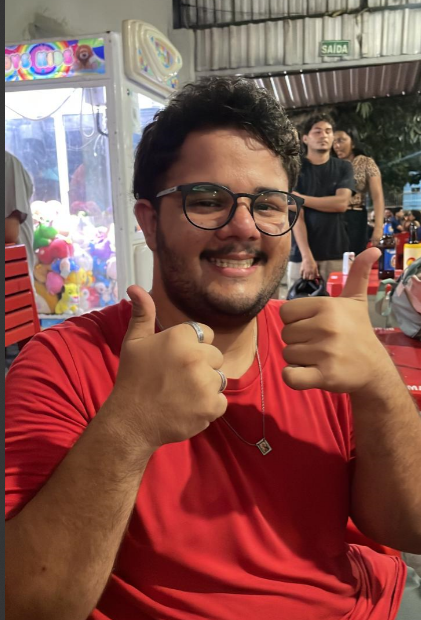
#> input picture Trabalho4_trans-inten_PI/image4.png, 421 x 620 px
$ python trabalho4_PI.py
#> lines starting #> are read from the running program, lines starting #| are printed output that depends on the picture
#> in carregar_ou_gerar_imagem, img is the input picture: shape (620, 421, 3); mean B, G, R 77.4, 84.4, 133.1
import cv2
import numpy as np
import matplotlib.pyplot as plt
import time

# =========================================================
# CONFIGURAÇÃO: NOME DO ARQUIVO DE IMAGEM
# =========================================================
NOME_IMAGEM_ENTRADA = "image4.png"
# =========================================================

# -------------------------
# Funções de Transformação de Intensidade
# -------------------------
def transformacao_negativa(img):
    """Calcula o negativo da imagem."""
    # Transforma pixels P em P_neg = 255 - P
    return 255 - img
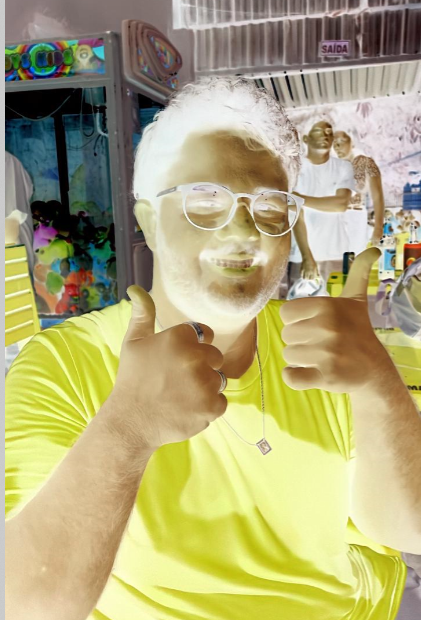
#> returned value: shape (620, 421, 3); mean of channels 0, 1, 2 121.9, 170.6, 177.6; drawn as B, G, R

def transformacao_logaritmica(img, c=1.0):
    """
    Aplica a transformação logarítmica para expandir valores escuros.
    f(P) = c * log(1 + P)
    """
#> called with c = 1
    img_float = img.astype(np.float32) + 1
    log_transformed = c * np.log(img_float)
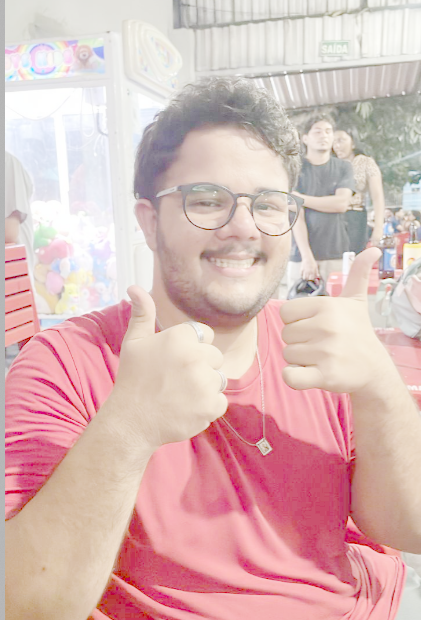
#> log_transformed: shape (620, 421, 3) float32; mean R, G, B 4.77, 4.05, 4.02; drawn with min black and max white
    # Normaliza e converte de volta para o tipo original
    normalized = (log_transformed / np.max(log_transformed)) * 255
    return normalized.astype(np.uint8)
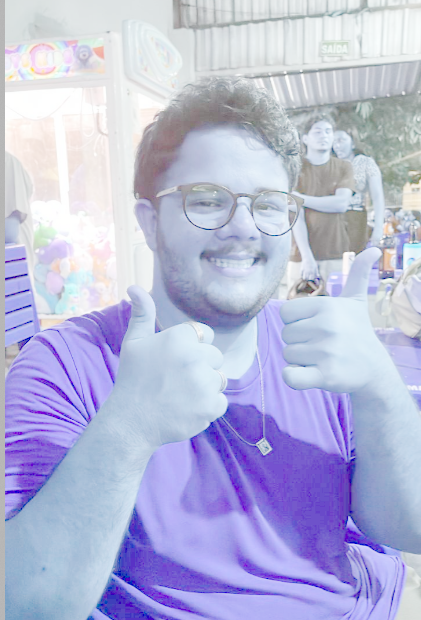
#> returned value: shape (620, 421, 3); mean of channels 0, 1, 2 218.7, 185.8, 184.2; drawn as B, G, R

def transformacao_potencia(img, gamma=1.5):
    """
    Aplica a transformação de potência (correção gama).
    f(P) = P^gamma
    """
#> called with gamma = 1.5
    # Normaliza os valores de pixel para o intervalo [0, 1]
    normalized_img = img.astype(np.float32) / 255.0
    # Aplica a transformação de potência
    gamma_corrected = np.power(normalized_img, gamma)
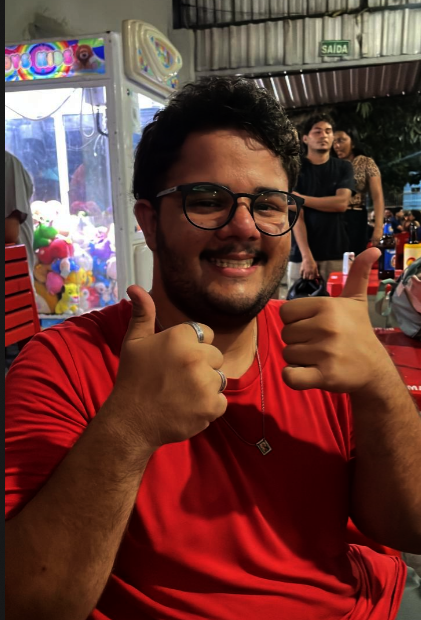
#> gamma_corrected: shape (620, 421, 3) float32; mean R, G, B 0.406, 0.23, 0.205
    # Re-escala para o intervalo [0, 255]
    return (gamma_corrected * 255).astype(np.uint8)
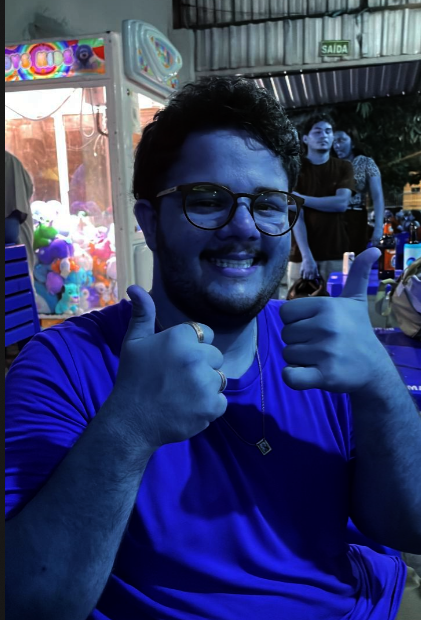
#> returned value: shape (620, 421, 3); mean of channels 0, 1, 2 103, 58.1, 51.8; drawn as B, G, R

# -------------------------
# Função para carregar ou gerar a imagem
# -------------------------
def carregar_ou_gerar_imagem(nome_arquivo):
    img = cv2.imread(nome_arquivo)
    if img is None:
        print(f"Arquivo '{nome_arquivo}' não encontrado. Gerando uma imagem de teste...")
        largura, altura = 256, 256
        img_teste = np.zeros((altura, largura, 3), dtype=np.uint8)

        # Desenha um gradiente de cinza para testar as transformações
        for y in range(altura):
            img_teste[y, :, 0] = y
            img_teste[y, :, 1] = y
            img_teste[y, :, 2] = y

        cv2.imwrite(nome_arquivo, img_teste)
        img = cv2.imread(nome_arquivo)

    return cv2.cvtColor(img, cv2.COLOR_BGR2RGB)

# -------------------------
# Execução principal do script
# -------------------------
if __name__ == "__main__":
    img = carregar_ou_gerar_imagem(NOME_IMAGEM_ENTRADA)
    if img is None:
        exit()

    # Dicionário para armazenar resultados e tempos
    resultados = {}

    # --- Medição de Tempo e Execução das Transformações ---

    # Transformação Negativa
    start_time_neg = time.time()
    img_neg = transformacao_negativa(img)
    end_time_neg = time.time()
    resultados['Negativa'] = (img_neg, end_time_neg - start_time_neg)

    # Transformação Logarítmica
    start_time_log = time.time()
    img_log = transformacao_logaritmica(img)
    end_time_log = time.time()
    resultados['Logarítmica'] = (img_log, end_time_log - start_time_log)

    # Transformação de Potência
    start_time_pot = time.time()
    img_pot = transformacao_potencia(img, gamma=1.5)
    end_time_pot = time.time()
    resultados['Potência (γ=1.5)'] = (img_pot, end_time_pot - start_time_pot)

    # --- Exibição dos Resultados ---
    fig, axes = plt.subplots(1, 4, figsize=(15, 5))
    axes = axes.flatten()

    # Plota a imagem original
    axes[0].imshow(img)
    axes[0].set_title('Imagem Original')
    axes[0].axis('off')

    # Plota os resultados das transformações
    axes[1].imshow(resultados['Negativa'][0])
    axes[1].set_title(f"Negativa\nTempo: {resultados['Negativa'][1]:.4f}s")
    axes[1].axis('off')

    axes[2].imshow(resultados['Logarítmica'][0])
    axes[2].set_title(f"Logarítmica\nTempo: {resultados['Logarítmica'][1]:.4f}s")
    axes[2].axis('off')

    axes[3].imshow(resultados['Potência (γ=1.5)'][0])
    axes[3].set_title(f"Potência (γ=1.5)\nTempo: {resultados['Potência (γ=1.5)'][1]:.4f}s")
    axes[3].axis('off')

    plt.tight_layout()
    plt.show()

$ run again, with Trabalho4_trans-inten_PI/image1.png copied over Trabalho4_trans-inten_PI/image4.png
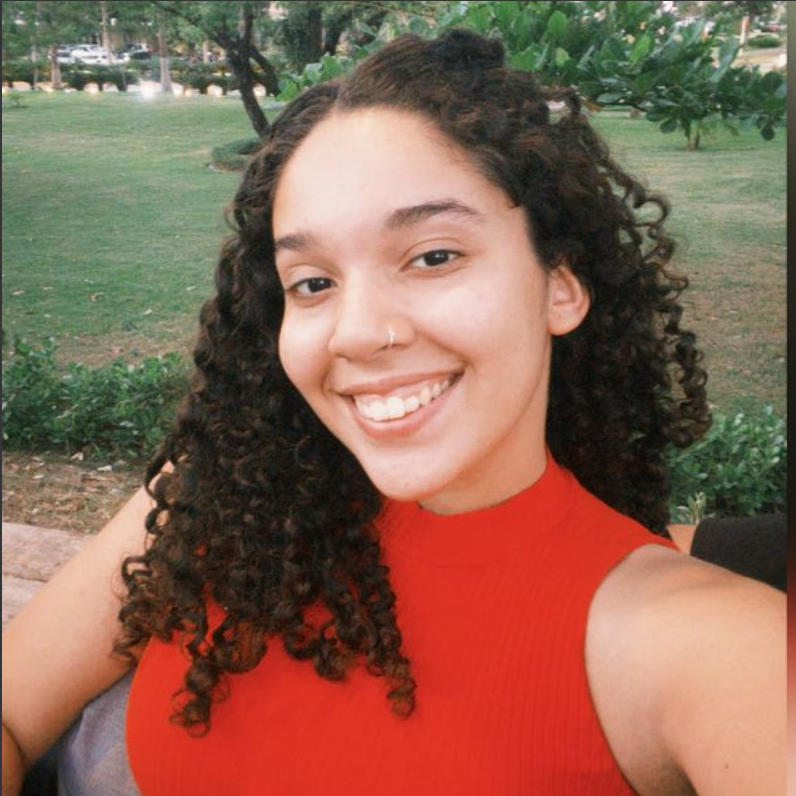
#> input picture Trabalho4_trans-inten_PI/image1.png, 796 x 796 px
#> in carregar_ou_gerar_imagem, img is the input picture: shape (796, 796, 3); mean B, G, R 83.2, 101, 137.8
#> in transformacao_potencia, `gamma_corrected = np.power(normalized_img, gamma)`:
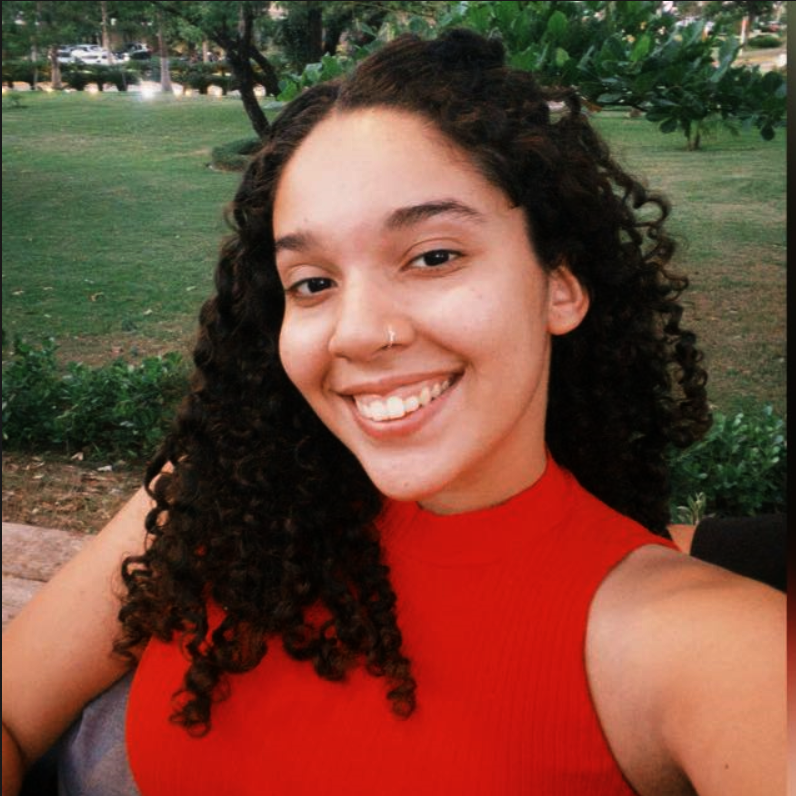
#> gamma_corrected: shape (796, 796, 3) float32; mean R, G, B 0.443, 0.281, 0.216
#> in transformacao_potencia, `return (gamma_corrected * 255).astype(np.uint8)`:
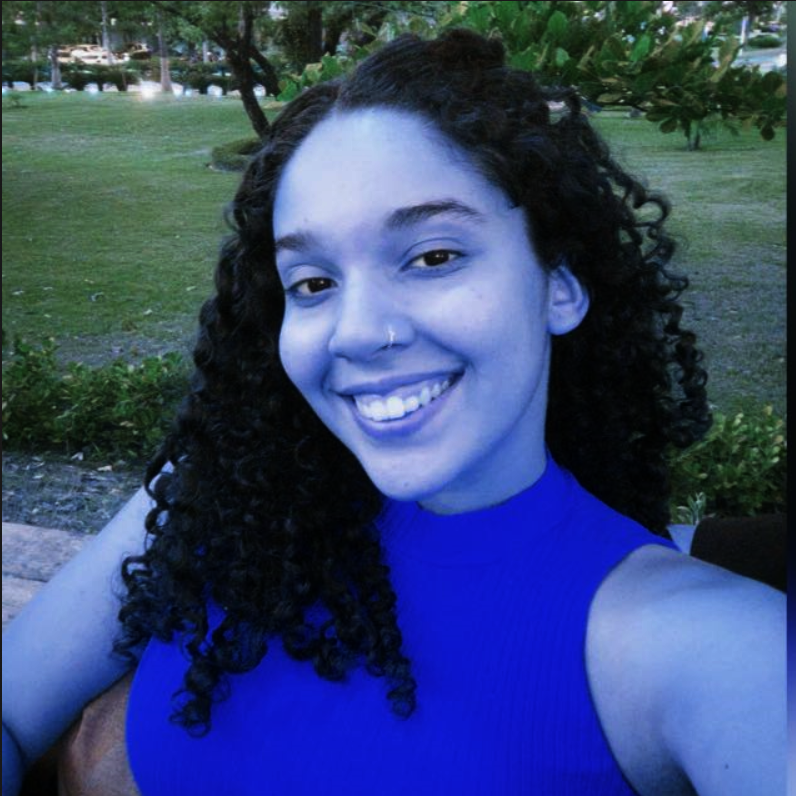
#> returned value: shape (796, 796, 3); mean of channels 0, 1, 2 112.4, 71.1, 54.5; drawn as B, G, R

$ run again, with Trabalho4_trans-inten_PI/image2.png copied over Trabalho4_trans-inten_PI/image4.png
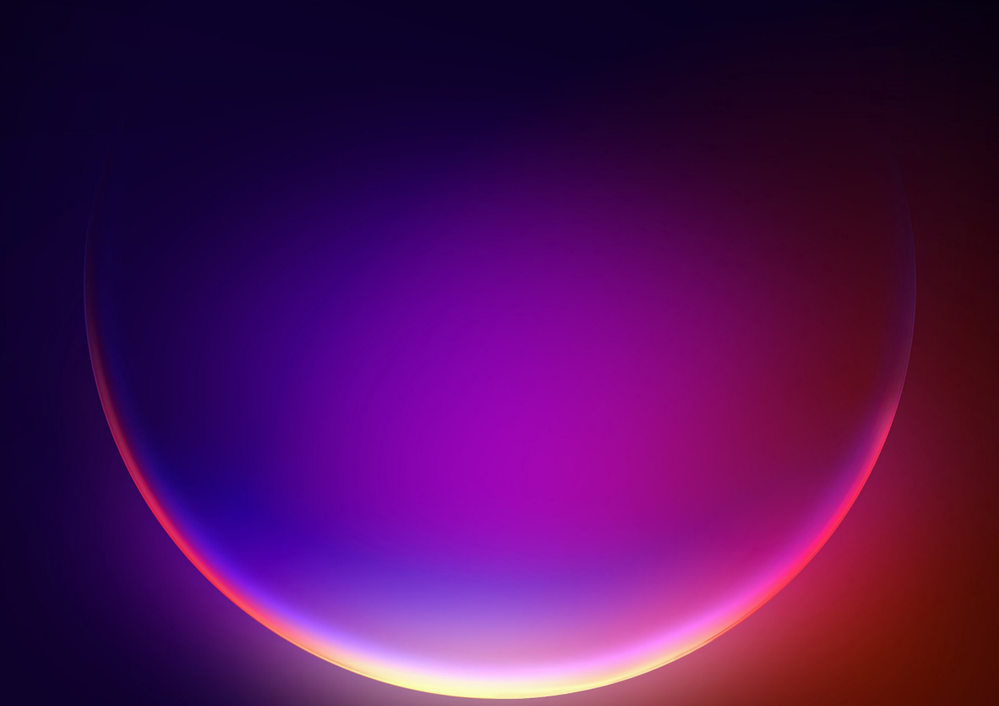
#> input picture Trabalho4_trans-inten_PI/image2.png, 999 x 706 px, shrunk from 1249 x 883 before the run
#> in carregar_ou_gerar_imagem, img is the input picture: shape (706, 999, 3); mean B, G, R 86.9, 14.9, 78.3
#> in transformacao_potencia, `gamma_corrected = np.power(normalized_img, gamma)`:
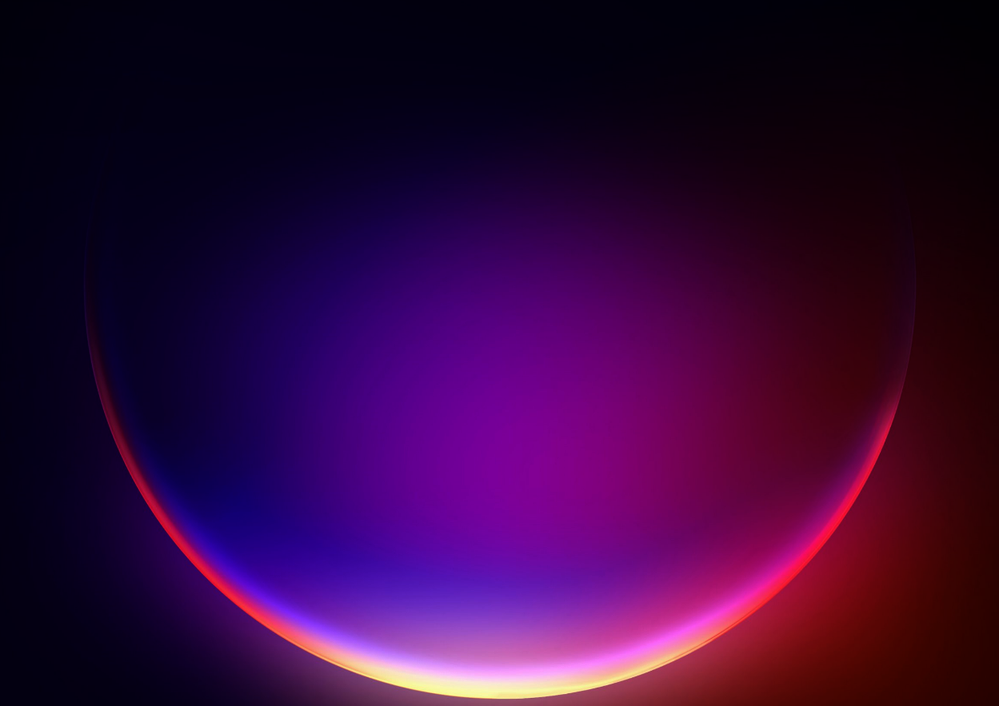
#> gamma_corrected: shape (706, 999, 3) float32; mean R, G, B 0.208, 0.0307, 0.231
#> in transformacao_potencia, `return (gamma_corrected * 255).astype(np.uint8)`:
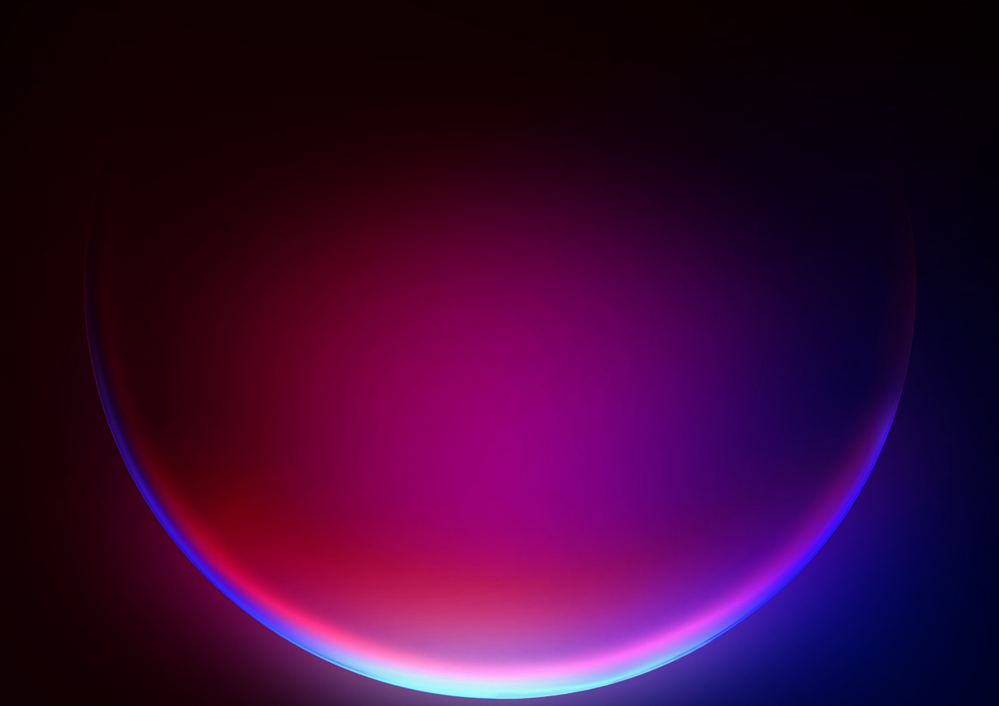
#> returned value: shape (706, 999, 3); mean of channels 0, 1, 2 52.4, 7.5, 58.5; drawn as B, G, R

$ run again, with Trabalho4_trans-inten_PI/image3.png copied over Trabalho4_trans-inten_PI/image4.png
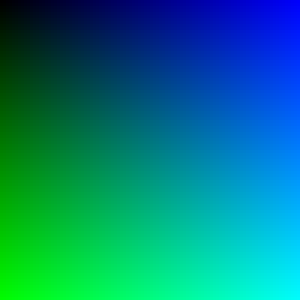
#> input picture Trabalho4_trans-inten_PI/image3.png, 100 x 100 px (shown 3 times larger)
#> in carregar_ou_gerar_imagem, img is the input picture: shape (100, 100, 3); mean B, G, R 125.8, 125.8, 0
#> in transformacao_potencia, `gamma_corrected = np.power(normalized_img, gamma)`:
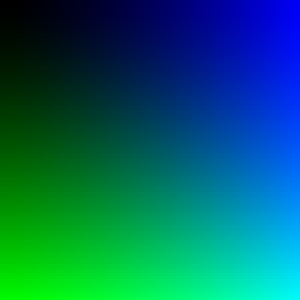
#> gamma_corrected: shape (100, 100, 3) float32 (shown 3 times larger); mean R, G, B 0, 0.393, 0.393
#> in transformacao_potencia, `return (gamma_corrected * 255).astype(np.uint8)`:
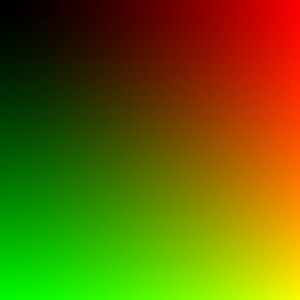
#> returned value: shape (100, 100, 3) (shown 3 times larger); mean of channels 0, 1, 2 0, 99.7, 99.7; drawn as B, G, R
